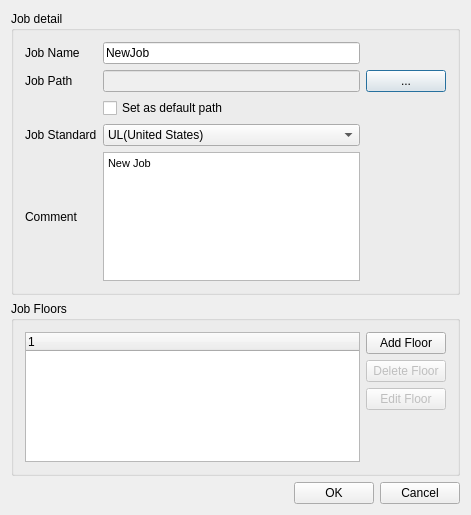
<?xml version="1.0" encoding="UTF-8"?>
<ui version="4.0">
 <class>FLCreateJobDlg</class>
 <widget class="QDialog" name="FLCreateJobDlg">
  <property name="geometry">
   <rect>
    <x>0</x>
    <y>0</y>
    <width>471</width>
    <height>515</height>
   </rect>
  </property>
  <property name="windowTitle">
   <string>Create new job</string>
  </property>
  <layout class="QGridLayout" name="gridLayout_3">
   <item row="0" column="0" colspan="3">
    <widget class="QGroupBox" name="groupBox">
     <property name="title">
      <string>Job detail</string>
     </property>
     <layout class="QGridLayout" name="gridLayout">
      <item row="5" column="1">
       <widget class="QTextEdit" name="leJobComments">
        <property name="html">
         <string>&lt;!DOCTYPE HTML PUBLIC &quot;-//W3C//DTD HTML 4.0//EN&quot; &quot;http://www.w3.org/TR/REC-html40/strict.dtd&quot;&gt;
&lt;html&gt;&lt;head&gt;&lt;meta name=&quot;qrichtext&quot; content=&quot;1&quot; /&gt;&lt;style type=&quot;text/css&quot;&gt;
p, li { white-space: pre-wrap; }
&lt;/style&gt;&lt;/head&gt;&lt;body style=&quot; font-family:'MS Shell Dlg 2'; font-size:8.25pt; font-weight:400; font-style:normal;&quot;&gt;
&lt;p style=&quot; margin-top:0px; margin-bottom:0px; margin-left:0px; margin-right:0px; -qt-block-indent:0; text-indent:0px;&quot;&gt;New Job&lt;/p&gt;&lt;/body&gt;&lt;/html&gt;</string>
        </property>
       </widget>
      </item>
      <item row="4" column="1">
       <widget class="QComboBox" name="cbJobStandard">
        <item>
         <property name="text">
          <string>UL(United States)</string>
         </property>
        </item>
        <item>
         <property name="text">
          <string>ULC(Canada)</string>
         </property>
        </item>
       </widget>
      </item>
      <item row="4" column="0">
       <widget class="QLabel" name="label_4">
        <property name="text">
         <string>Job Standard</string>
        </property>
       </widget>
      </item>
      <item row="2" column="1">
       <widget class="QCheckBox" name="checkBox">
        <property name="text">
         <string>Set as default path</string>
        </property>
       </widget>
      </item>
      <item row="5" column="0">
       <widget class="QLabel" name="label_5">
        <property name="text">
         <string>Comment</string>
        </property>
       </widget>
      </item>
      <item row="1" column="0">
       <widget class="QLabel" name="label_2">
        <property name="text">
         <string>Job Path</string>
        </property>
       </widget>
      </item>
      <item row="0" column="1">
       <widget class="QLineEdit" name="leJobName">
        <property name="text">
         <string>NewJob</string>
        </property>
        <property name="maxLength">
         <number>20</number>
        </property>
       </widget>
      </item>
      <item row="1" column="1">
       <widget class="QLineEdit" name="leJobPath">
        <property name="enabled">
         <bool>false</bool>
        </property>
       </widget>
      </item>
      <item row="1" column="2">
       <widget class="QPushButton" name="pbJobPath">
        <property name="text">
         <string>...</string>
        </property>
       </widget>
      </item>
      <item row="0" column="0">
       <widget class="QLabel" name="label">
        <property name="text">
         <string>Job Name</string>
        </property>
       </widget>
      </item>
     </layout>
     <zorder>leJobName</zorder>
     <zorder>cbJobStandard</zorder>
     <zorder>label_2</zorder>
     <zorder>pbJobPath</zorder>
     <zorder>label_4</zorder>
     <zorder>label</zorder>
     <zorder>leJobPath</zorder>
     <zorder>leJobComments</zorder>
     <zorder>label_5</zorder>
     <zorder>checkBox</zorder>
    </widget>
   </item>
   <item row="1" column="0" colspan="3">
    <widget class="QGroupBox" name="groupBox_2">
     <property name="title">
      <string>Job Floors</string>
     </property>
     <layout class="QGridLayout" name="gridLayout_2">
      <item row="0" column="0" rowspan="4">
       <widget class="FLTreeWidget" name="treeWidget">
        <column>
         <property name="text">
          <string notr="true">1</string>
         </property>
        </column>
       </widget>
      </item>
      <item row="0" column="1">
       <widget class="QPushButton" name="pbAddFloor">
        <property name="text">
         <string>Add Floor</string>
        </property>
       </widget>
      </item>
      <item row="1" column="1">
       <widget class="QPushButton" name="pbDeleteFloor">
        <property name="enabled">
         <bool>false</bool>
        </property>
        <property name="text">
         <string>Delete Floor</string>
        </property>
       </widget>
      </item>
      <item row="2" column="1">
       <widget class="QPushButton" name="pbEditFloor">
        <property name="enabled">
         <bool>false</bool>
        </property>
        <property name="text">
         <string>Edit Floor</string>
        </property>
       </widget>
      </item>
      <item row="3" column="1">
       <spacer name="verticalSpacer">
        <property name="orientation">
         <enum>Qt::Vertical</enum>
        </property>
        <property name="sizeHint" stdset="0">
         <size>
          <width>20</width>
          <height>52</height>
         </size>
        </property>
       </spacer>
      </item>
     </layout>
    </widget>
   </item>
   <item row="2" column="0">
    <spacer name="horizontalSpacer">
     <property name="orientation">
      <enum>Qt::Horizontal</enum>
     </property>
     <property name="sizeHint" stdset="0">
      <size>
       <width>288</width>
       <height>20</height>
      </size>
     </property>
    </spacer>
   </item>
   <item row="2" column="1">
    <widget class="QPushButton" name="okButton">
     <property name="text">
      <string>OK</string>
     </property>
    </widget>
   </item>
   <item row="2" column="2">
    <widget class="QPushButton" name="cancelButton">
     <property name="text">
      <string>Cancel</string>
     </property>
    </widget>
   </item>
  </layout>
 </widget>
 <layoutdefault spacing="6" margin="11"/>
 <customwidgets>
  <customwidget>
   <class>FLTreeWidget</class>
   <extends>QTreeWidget</extends>
   <header>fltreewidget.h</header>
  </customwidget>
 </customwidgets>
 <resources>
  <include location="firelink.qrc"/>
 </resources>
 <connections>
  <connection>
   <sender>treeWidget</sender>
   <signal>itemClicked(QTreeWidgetItem*,int)</signal>
   <receiver>FLCreateJobDlg</receiver>
   <slot>on_item_clicked(QTreeWidgetItem*,int)</slot>
   <hints>
    <hint type="sourcelabel">
     <x>194</x>
     <y>393</y>
    </hint>
    <hint type="destinationlabel">
     <x>235</x>
     <y>257</y>
    </hint>
   </hints>
  </connection>
  <connection>
   <sender>leJobName</sender>
   <signal>textChanged(QString)</signal>
   <receiver>FLCreateJobDlg</receiver>
   <slot>on_jobname_changed(QString)</slot>
   <hints>
    <hint type="sourcelabel">
     <x>229</x>
     <y>41</y>
    </hint>
    <hint type="destinationlabel">
     <x>235</x>
     <y>257</y>
    </hint>
   </hints>
  </connection>
 </connections>
 <slots>
  <slot>on_item_clicked(QTreeWidgetItem*,int)</slot>
  <slot>on_jobname_changed(QString)</slot>
 </slots>
</ui>
